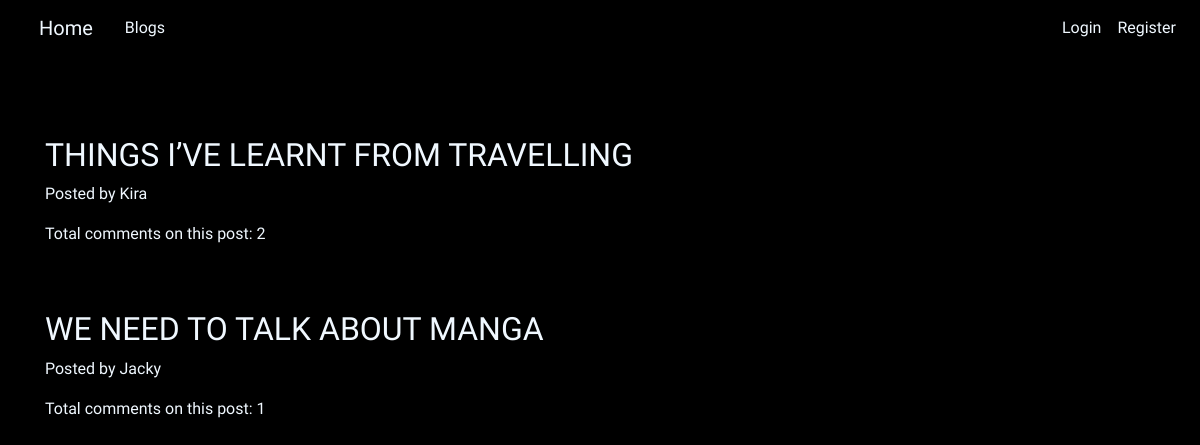
Page /all/ on the committed database.
### blogem/models.py (models this page shows, shortened)
class Posts(models.Model):
    user = models.ForeignKey('auth.User', on_delete=models.CASCADE)
    title = models.CharField(max_length=50)
    content = models.TextField()

### blogem/views.py (the view)
# urls.py: path('all/', views.PostsListView.as_view(), name='all_posts'),
class PostsListView(ListView):
    model = Posts
    def get_queryset(self):
        return Posts.objects.all()

### blogem/templates/blogem/posts_list.html
{% extends 'blogem/base.html' %}
{% block content %}
<div class="container p1">
    {% for post in posts_list %}
    <div>
        <h2><a id= "li" href="{% url 'blogem:posts_detail' pk=post.pk %}">{{post.title}}<br></a></h2>
        <p>Posted by {{post.user.username|title}}<br></a></p>
        <p>Total comments on this post: {{post.comments.count}}</a></p> <br><br>
    </div>
    {% endfor %}
</div>
{% endblock %}

### blogem/static/css/basic.css (style rules this page uses)
body { background-image: url("black.jpg"); font-family: "Heebo", sans-serif; color: aliceblue; }
#li { color: aliceblue; }
.p1 { text-align: justify; margin-top: 80px; }

### rows in the picture
Posts: title "THINGS I’VE LEARNT FROM TRAVELLING", user.username "Kira", comments.count "2"
Posts: title "WE NEED TO TALK ABOUT MANGA", user.username "Jacky", comments.count "1"
